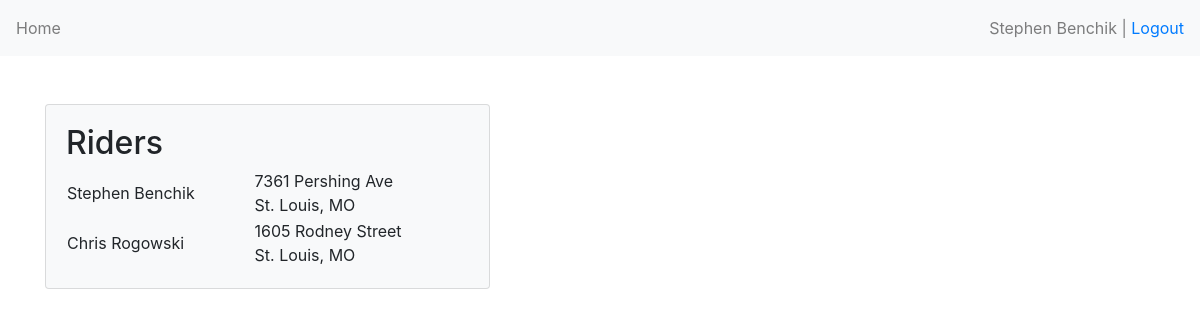
The page /map (signed in) on the database as committed earlier.
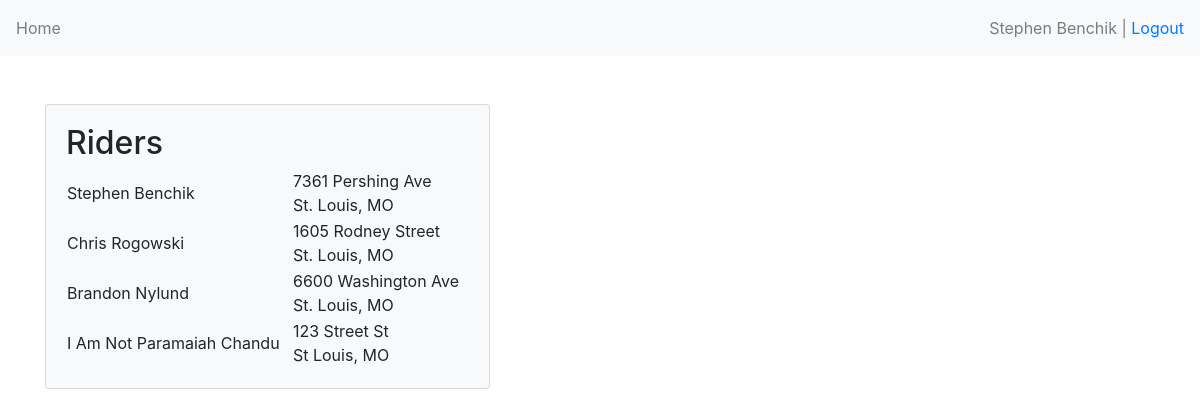
The same page on the database as committed later.
### app/models.py (models this page shows, shortened)
class User(UserMixin, db.Model):
    first_name = db.Column(db.String(120), nullable=False)
    last_name = db.Column(db.String(120), nullable=False, index=True)
    gender = db.Column(db.String(20), nullable=False, index=True)
    email = db.Column(db.String(120), unique=True, primary_key=True)
    contact_number = db.Column(db.String(10))
    password_hash = db.Column(db.String(128))
    home_address = db.Column(db.String(120), index=True)
    home_city = db.Column(db.String(120), index=True)
    home_state = db.Column(db.String(2), index=True)
    work_address = db.Column(db.String(120), index=True)
    work_city = db.Column(db.String(120), index=True)
    work_state = db.Column(db.String(2), index=True)
    gender_preferred = db.Column(db.String(20), index=True)
    signup_status = db.Column(db.String(20), index=True)
    car = db.relationship('Car', uselist=False, backref='owner')
    status = db.relationship('Daily_status', uselist=False, backref='employee')

### app/routes.py (the view)
@app.route('/')
@app.route('/index')
@app.route('/map')
@login_required
def map():
    return render_template('mapView.html', users=User.query.all())

### app/models.py (called while the page is built)
@login.user_loader
def load_user(id):
    return User.query.get(id)

### app/templates/mapView.html (shortened to what this page needs)
<!DOCTYPE html>
<html>
<head>
	<link rel="stylesheet" type="text/css" href="css/mapStyles.css">
	<link rel="stylesheet" type="text/css" href="bootstrap/css/bootstrap.min.css">
</head>
<body>
	<nav class="navbar navbar-light bg-light">
		<a href="#" class="navbar-text">Home</a>
		<span class="navbar-text">
			{{ current_user.first_name}} {{current_user.last_name}} |
			<a href="{{ url_for('logout') }}"> Logout</a>
		</span>
	</nav>
	<h1> </h1>
	<div class="container">
		<div class="row">
			<div class="col-5">
				<div class="card card-body bg-light">
						<h2>Riders</h2>
					<table class="table-borderless table-hover">
						<tbody>
							{% for user in users %}
							<TR>
								<td>
									{{ user.first_name}} {{ user.last_name }}
								</td>
								<td>
									{{user.home_address}}<br>{{user.home_city}}, {{user.home_state}}
								</td>
							</TR>
							{% endfor %}
						</tbody>
					</table>
				</div>
			</div>
			<div class="col">
				<div id="googleMap"></div>
			</div>
		</div>
	</div>
</body>
</html>

### app/static/css/mapStyles.css (style rules this page uses)
body { height: 100%; margin: 0; }
#googleMap { width: 80%; height: 600px; float: right; }
h1 { padding: 20px; }

Rows that differ between the two databases and show on the page:
added User: first_name "Brandon", last_name "Nylund", home_address "6600 Washington Ave", home_city "St. Louis", home_state "MO"
added User: first_name "I Am Not Paramaiah", last_name "Chandu", home_address "123 Street St", home_city "St Louis", home_state "MO"
